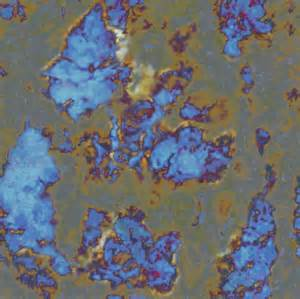
#> input picture src/Felzenszwalb/opencv.jpg, 300 x 299 px
$ python felzenszwalb.py   (older library calls are emulated)
#> lines starting #> are read from the running program, lines starting #| are printed output that depends on the picture
from skimage.segmentation import felzenszwalb
import matplotlib.pyplot as plt
from scipy import misc


pattern = misc.imread('opencv.jpg')
#> pattern is the input picture: shape (299, 300, 3); mean R, G, B 105.5, 108.8, 114.3

pattern = felzenszwalb(pattern, scale=100, sigma=0.5, min_size=50)
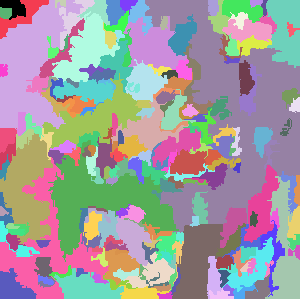
#> pattern: shape (299, 300) int64; 211 distinct labels, from 0 to 210; one colour per label, 0 black

misc.imsave('plsuguys.jpg', pattern)
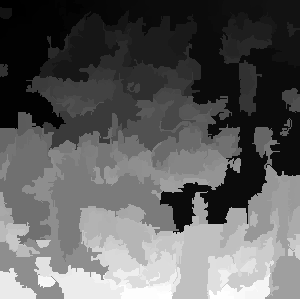
#> saved as plsuguys.jpg: PIL image 300x299 L; min 0, max 255, mean 94.6
plt.imshow(pattern)
